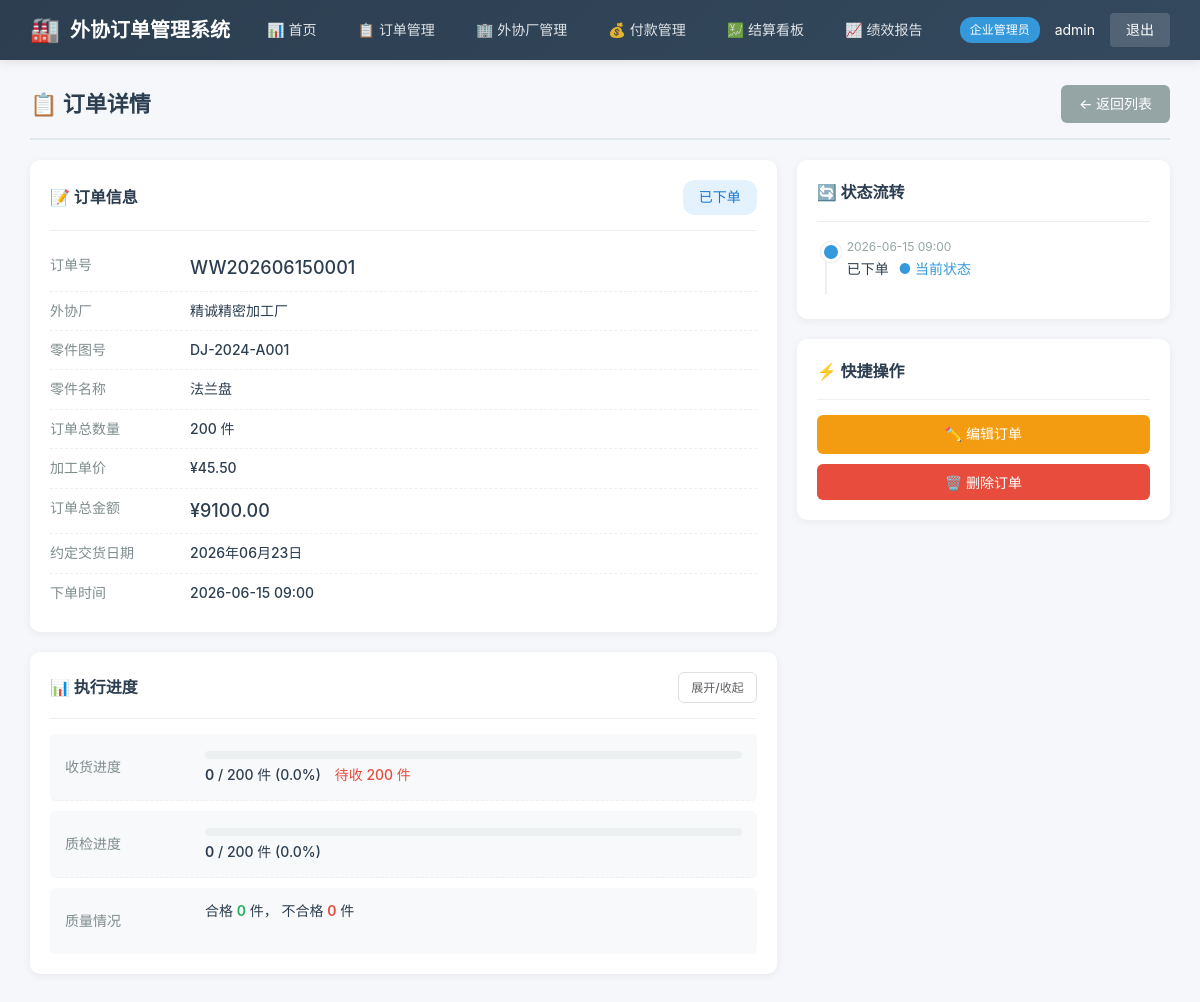
The app's page /orders/1 (signed in) with its own data.
### models.py (models this page shows, shortened)
class User(UserMixin, db.Model):
    __tablename__ = 'users'
    id = db.Column(db.Integer, primary_key=True)
    username = db.Column(db.String(80), unique=True, nullable=False)
    password_hash = db.Column(db.String(256), nullable=False)
    role = db.Column(db.String(20), nullable=False)
    supplier_id = db.Column(db.Integer, db.ForeignKey('suppliers.id'), nullable=True)
    created_at = db.Column(db.DateTime, default=datetime.now)
    supplier = db.relationship('Supplier', backref='users', lazy=True)

class Order(db.Model):
    __tablename__ = 'orders'
    id = db.Column(db.Integer, primary_key=True)
    order_no = db.Column(db.String(40), unique=True, nullable=False)
    supplier_id = db.Column(db.Integer, db.ForeignKey('suppliers.id'), nullable=False)
    drawing_no = db.Column(db.String(80), nullable=False)
    part_name = db.Column(db.String(120))
    quantity = db.Column(db.Integer, nullable=False)
    unit_price = db.Column(db.Float, nullable=False)
    agreed_delivery_date = db.Column(db.Date, nullable=False)
    status = db.Column(db.String(20), default='已下单', nullable=False)
    remark = db.Column(db.String(512))
    created_at = db.Column(db.DateTime, default=datetime.now)
    accepted_at = db.Column(db.DateTime)
    production_at = db.Column(db.DateTime)
    shipped_at = db.Column(db.DateTime)
    first_arrived_at = db.Column(db.DateTime)
    last_arrived_at = db.Column(db.DateTime)
    first_inspected_at = db.Column(db.DateTime)
    last_inspected_at = db.Column(db.DateTime)
    completed_at = db.Column(db.DateTime)
    receipts = db.relationship('Receipt', backref='order', lazy=True, order_by='Receipt.created_at')
    inspections = db.relationship('Inspection', backref='order', lazy=True, order_by='Inspection.created_at')
    payment_requests = db.relationship('PaymentRequest', backref='order', lazy=True)
    def get_total_amount(self):
        return self.quantity * self.unit_price
    def get_total_received(self):
        return db.session.query(func.sum(Receipt.received_quantity)).filter(
            Receipt.order_id == self.id
        ).scalar() or 0
    def get_total_qualified(self):
        return db.session.query(func.sum(Inspection.qualified_quantity)).filter(
            Inspection.order_id == self.id
        ).scalar() or 0
    def get_total_unqualified(self):
        return db.session.query(func.sum(Inspection.unqualified_quantity)).filter(
            Inspection.order_id == self.id
        ).scalar() or 0
    def get_total_inspected(self):
        return self.get_total_qualified() + self.get_total_unqualified()
    def get_remaining_quantity(self):
        return self.quantity - self.get_total_received()
    def can_create_receipt(self):
        return self.status in ['已发货', '部分到货'] and self.get_remaining_quantity() > 0
    def get_pending_inspection_quantity(self):
        total_received = self.get_total_received()
        total_inspected = self.get_total_inspected()
        return max(0, total_received - total_inspected)

class Supplier(db.Model):
    __tablename__ = 'suppliers'
    id = db.Column(db.Integer, primary_key=True)
    name = db.Column(db.String(120), unique=True, nullable=False)
    contact = db.Column(db.String(80))
    phone = db.Column(db.String(30))
    address = db.Column(db.String(256))
    monthly_capacity = db.Column(db.Integer, default=1000)
    created_at = db.Column(db.DateTime, default=datetime.now)
    orders = db.relationship('Order', backref='supplier', lazy=True, foreign_keys='Order.supplier_id')
    def get_pending_quantity(self):
        pending = db.session.query(func.sum(Order.quantity)).filter(
            Order.supplier_id == self.id,
            Order.status.in_(['已下单', '已接单', '生产中', '已发货'])
        ).scalar() or 0
        received = db.session.query(func.sum(Receipt.received_quantity)).join(Order).filter(
            Order.supplier_id == self.id,
            Order.status.in_(['已下单', '已接单', '生产中', '已发货', '部分到货', '已到货', '质检中'])
        ).scalar() or 0
        return pending - received

### app.py (the view)
    @app.route('/orders/<int:order_id>')
    @login_required
    def view_order(order_id):
        order = Order.query.get_or_404(order_id)
        if current_user.role == 'supplier' and order.supplier_id != current_user.supplier_id:
            abort(403)
        pending_receipts = [r for r in order.receipts if r.get_pending_inspection() > 0]
        return render_template('orders/detail.html', order=order, pending_receipts=pending_receipts)

### templates/orders/detail.html (shortened to what this page needs)
{% extends 'base.html' %}
{% block content %}
<div class="page-header">
    <h1>📋 订单详情</h1>
    <div class="actions">
        <a href="{{ url_for('list_orders') }}" class="btn btn-secondary">← 返回列表</a>
    </div>
</div>
<div class="detail-grid">
    <div>
        <div class="card">
            <div class="card-header flex space-between align-center">
                <h2>📝 订单信息</h2>
                <div>
                    {% set badge_class = {
                        '已下单':'badge-ordered', '已接单':'badge-accepted',
                        '生产中':'badge-production', '已发货':'badge-shipped',
                        '部分到货':'badge-partial-arrived', '已到货':'badge-arrived',
                        '质检中':'badge-inspecting', '质检完成':'badge-inspected',
                        '已完成':'badge-completed'
                    } %}
                    <span class="badge {{ badge_class.get(order.status, '') }}" style="font-size:14px;padding:6px 16px">
                        {{ order.status }}
                    </span>
                </div>
            </div>
            <div class="detail-section">
                <div class="detail-row"><span class="label">订单号</span><span class="value font-bold text-large">{{ order.order_no }}</span></div>
                <div class="detail-row"><span class="label">外协厂</span><span class="value">{{ order.supplier.name }}</span></div>
                <div class="detail-row"><span class="label">零件图号</span><span class="value">{{ order.drawing_no }}</span></div>
                <div class="detail-row"><span class="label">零件名称</span><span class="value">{{ order.part_name or '-' }}</span></div>
                <div class="detail-row"><span class="label">订单总数量</span><span class="value font-bold">{{ order.quantity }} 件</span></div>
                <div class="detail-row"><span class="label">加工单价</span><span class="value">¥{{ '%.2f'|format(order.unit_price) }}</span></div>
                <div class="detail-row"><span class="label">订单总金额</span><span class="value text-success text-large font-bold">¥{{ '%.2f'|format(order.get_total_amount()) }}</span></div>
                <div class="detail-row"><span class="label">约定交货日期</span>
                    <span class="value">
                        {{ order.agreed_delivery_date.strftime('%Y年%m月%d日') }}
                    </span>
                </div>
                <div class="detail-row"><span class="label">下单时间</span><span class="value">{{ order.created_at.strftime('%Y-%m-%d %H:%M') }}</span></div>
            </div>
        </div>
        <div class="card">
            <div class="card-header flex space-between align-center">
                <h2>📊 执行进度</h2>
                <a href="#" onclick="toggleProgress();return false;" class="btn btn-outline btn-sm">展开/收起</a>
            </div>
            <div id="progress_detail" style="display:block">
                <div class="detail-row" style="background:#f8f9fa;border-radius:6px;padding:12px 15px;margin-bottom:10px">
                    <span class="label" style="line-height:3">收货进度</span>
                    <span class="value">
                        <div class="rate-bar" style="min-width:200px;margin-bottom:5px">
                            {% set r_ratio = order.get_total_received() / order.quantity * 100 %}
                        </div>
                        <span class="font-bold">{{ order.get_total_received() }}</span> / {{ order.quantity }} 件 ({{ '%.1f'|format(r_ratio) }}%)
                        {% if order.get_remaining_quantity() > 0 %}
                        <span class="text-danger" style="margin-left:10px">待收 {{ order.get_remaining_quantity() }} 件</span>
                        {% endif %}
                    </span>
                </div>
                <div class="detail-row" style="background:#f8f9fa;border-radius:6px;padding:12px 15px;margin-bottom:10px">
                    <span class="label" style="line-height:3">质检进度</span>
                    <span class="value">
                        <div class="rate-bar" style="min-width:200px;margin-bottom:5px">
                            {% set i_ratio = order.get_total_inspected() / order.quantity * 100 %}
                        </div>
                        <span class="font-bold">{{ order.get_total_inspected() }}</span> / {{ order.quantity }} 件 ({{ '%.1f'|format(i_ratio) }}%)
                    </span>
                </div>
                <div class="detail-row" style="background:#f8f9fa;border-radius:6px;padding:12px 15px">
                    <span class="label" style="line-height:3">质量情况</span>
                    <span class="value">
                        合格 <span class="text-success font-bold">{{ order.get_total_qualified() }}</span> 件，
                        不合格 <span class="text-danger font-bold">{{ order.get_total_unqualified() }}</span> 件
                    </span>
                </div>
            </div>
        </div>
    </div>
    <div>
        <div class="card">
            <div class="card-header"><h2>🔄 状态流转</h2></div>
            <div class="timeline">
                {% for status, time, done in steps %}
                {% set is_current = order.status == status %}
                {% if time or is_current or done %}
                <div class="timeline-item {% if done and not is_current %}done{% elif is_current %}current{% endif %}">
                    {% if time %}<div class="time">{{ time.strftime('%Y-%m-%d %H:%M') }}</div>{% endif %}
                    <div class="status-text">
                        {{ status }}
                        {% if is_current %}<span style="color:#3498db;margin-left:6px">● 当前状态</span>{% endif %}
                    </div>
                </div>
                {% endif %}
                {% endfor %}
            </div>
        </div>
        <div class="card">
            <div class="card-header"><h2>⚡ 快捷操作</h2></div>
            <div style="display:flex;flex-direction:column;gap:10px">
                {% if current_user.role == 'enterprise' %}
                    {% if order.status == '已下单' %}
                    <a href="{{ url_for('edit_order', order_id=order.id) }}" class="btn btn-warning" style="text-align:center">✏️ 编辑订单</a>
                    <form method="post" action="{{ url_for('delete_order', order_id=order.id) }}" onsubmit="return confirm('确认删除此订单？')">
                        <button type="submit" class="btn btn-danger" style="width:100%">🗑️ 删除订单</button>
                    </form>
                    {% endif %}
                {% endif %}
            </div>
        </div>
    </div>
</div>
{% endblock %}

### templates/base.html (shortened to what this page needs)
<!DOCTYPE html>
<html lang="zh-CN">
<head>
    <link rel="stylesheet" href="{{ url_for('static', filename='style.css') }}">
</head>
<body>
{% if current_user.is_authenticated %}
<nav class="navbar">
    <div class="navbar-brand">
        <span class="logo">🏭</span>
        <span>外协订单管理系统</span>
    </div>
    <ul class="navbar-nav">
        <li><a href="{{ url_for('dashboard') }}" class="{% if request.endpoint == 'dashboard' %}active{% endif %}">📊 首页</a></li>
        <li><a href="{{ url_for('list_orders') }}" class="{% if 'orders' in request.endpoint %}active{% endif %}">📋 订单管理</a></li>
        {% if current_user.role == 'enterprise' %}
        <li><a href="{{ url_for('list_suppliers') }}" class="{% if 'suppliers' in request.endpoint %}active{% endif %}">🏢 外协厂管理</a></li>
        <li><a href="{{ url_for('list_payments') }}" class="{% if 'payments' in request.endpoint %}active{% endif %}">💰 付款管理</a></li>
        <li><a href="{{ url_for('settlement_dashboard') }}" class="{% if 'settlement' in request.endpoint %}active{% endif %}">💹 结算看板</a></li>
        <li><a href="{{ url_for('performance_report') }}" class="{% if 'performance' in request.endpoint %}active{% endif %}">📈 绩效报告</a></li>
        {% endif %}
    </ul>
    <div class="navbar-user">
        <span class="user-role {{ current_user.role }}">{{ '企业管理员' if current_user.role == 'enterprise' else '外协厂' }}</span>
        <span>{{ current_user.username }}{% if current_user.supplier %} · {{ current_user.supplier.name }}{% endif %}</span>
        <a href="{{ url_for('logout') }}" class="logout-btn">退出</a>
    </div>
</nav>
<div class="main-container">
    {% block content %}{% endblock %}
</div>
{% else %}
    {% block login_content %}{% endblock %}
{% endif %}
</body>
</html>

### static/style.css (style rules this page uses)
* { margin: 0; padding: 0; box-sizing: border-box; }
body { font-family: -apple-system, BlinkMacSystemFont, "Segoe UI", Roboto, "Helvetica Neue", Arial, sans-serif; background: #f5f7fa; color: #2c3e50; line-height: 1.6; }
a { color: #3498db; text-decoration: none; }
.navbar { background: linear-gradient(135deg, #2c3e50, #34495e); padding: 0 30px; height: 60px; display: flex; align-items: center; justify-content: space-between; box-shadow: 0 2px 10px rgba(0,0,0,0.1); position: sticky; top: 0; z-index: 100; }
.navbar-brand { color: white; font-size: 20px; font-weight: 600; display: flex; align-items: center; gap: 10px; }
.navbar-brand .logo { font-size: 24px; }
.navbar-nav { display: flex; list-style: none; gap: 5px; }
.navbar-nav a { color: rgba(255,255,255,0.85); padding: 10px 18px; border-radius: 6px; transition: all 0.2s; font-size: 14px; }
.navbar-user { color: white; display: flex; align-items: center; gap: 15px; font-size: 14px; }
.navbar-user .logout-btn { background: rgba(255,255,255,0.15); color: white; padding: 6px 16px; border-radius: 4px; }
.user-role { background: #3498db; padding: 3px 10px; border-radius: 12px; font-size: 12px; }
.main-container { padding: 25px 30px; max-width: 1600px; margin: 0 auto; }
.page-header { display: flex; justify-content: space-between; align-items: center; margin-bottom: 20px; padding-bottom: 15px; border-bottom: 2px solid #e1e8ed; }
.page-header h1 { font-size: 22px; color: #2c3e50; }
.page-header .actions { display: flex; gap: 10px; }
.card { background: white; border-radius: 10px; box-shadow: 0 2px 8px rgba(0,0,0,0.06); padding: 20px; margin-bottom: 20px; }
.card-header { padding-bottom: 15px; margin-bottom: 15px; border-bottom: 1px solid #ecf0f1; display: flex; justify-content: space-between; align-items: center; }
.card-header h2 { font-size: 16px; color: #2c3e50; }
.badge { display: inline-block; padding: 4px 12px; border-radius: 12px; font-size: 12px; font-weight: 500; white-space: nowrap; }
.badge-ordered { background: #e3f2fd; color: #1976d2; }
.btn { display: inline-block; padding: 8px 18px; border: none; border-radius: 6px; font-size: 14px; cursor: pointer; transition: all 0.2s; text-decoration: none; font-weight: 500; }
.btn-warning { background: #f39c12; color: white; }
.btn-danger { background: #e74c3c; color: white; }
.btn-secondary { background: #95a5a6; color: white; }
.btn-sm { padding: 5px 12px; font-size: 12px; }
.btn-outline { background: white; border: 1px solid #dcdfe6; color: #606266; }
.detail-grid { display: grid; grid-template-columns: 2fr 1fr; gap: 20px; }
.detail-row { display: grid; grid-template-columns: 140px 1fr; padding: 8px 0; border-bottom: 1px dashed #ecf0f1; font-size: 14px; }
.detail-row:last-child { border-bottom: none; }
.detail-row .label { color: #7f8c8d; }
.detail-row .value { color: #2c3e50; font-weight: 500; }
.timeline { position: relative; padding-left: 30px; }
.timeline::before { content: ''; position: absolute; left: 8px; top: 5px; bottom: 5px; width: 2px; background: #ecf0f1; }
.timeline-item { position: relative; padding-bottom: 18px; }
.timeline-item::before { content: ''; position: absolute; left: -26px; top: 5px; width: 14px; height: 14px; border-radius: 50%; background: #bdc3c7; border: 3px solid white; box-shadow: 0 0 0 1px #ecf0f1; }
.timeline-item.current::before { background: #3498db; animation: pulse 2s infinite; }
.timeline-item .time { font-size: 12px; color: #95a5a6; margin-bottom: 2px; }
.timeline-item .status-text { font-weight: 500; color: #2c3e50; font-size: 14px; }
.rate-bar { height: 8px; background: #ecf0f1; border-radius: 4px; overflow: hidden; margin-top: 5px; }
.text-success { color: #27ae60; }
.text-danger { color: #e74c3c; }
.text-large { font-size: 18px; }
.font-bold { font-weight: 600; }
.flex { display: flex; }
.space-between { justify-content: space-between; }
.align-center { align-items: center; }

### records on screen
User: role "企业管理员", username "admin"
Order: status "已下单", order_no "WW202606150001", drawing_no "DJ-2024-A001", part_name "法兰盘", quantity "200", unit_price "45.50", get_total_amount "9100.00", agreed_delivery_date "2026年06月23日", created_at "2026-06-15 09:00", get_remaining_quantity "200", strftime "2026-06-15 09:00"
Supplier: supplier.name "精诚精密加工厂"

### other values on screen
{{ order.get_total_received() }} "0"
{{ '%.1f'|format(r_ratio) }} "0.0"
{{ order.get_total_inspected() }} "0"
{{ '%.1f'|format(i_ratio) }} "0.0"
{{ order.get_total_qualified() }} "0"
{{ order.get_total_unqualified() }} "0"
